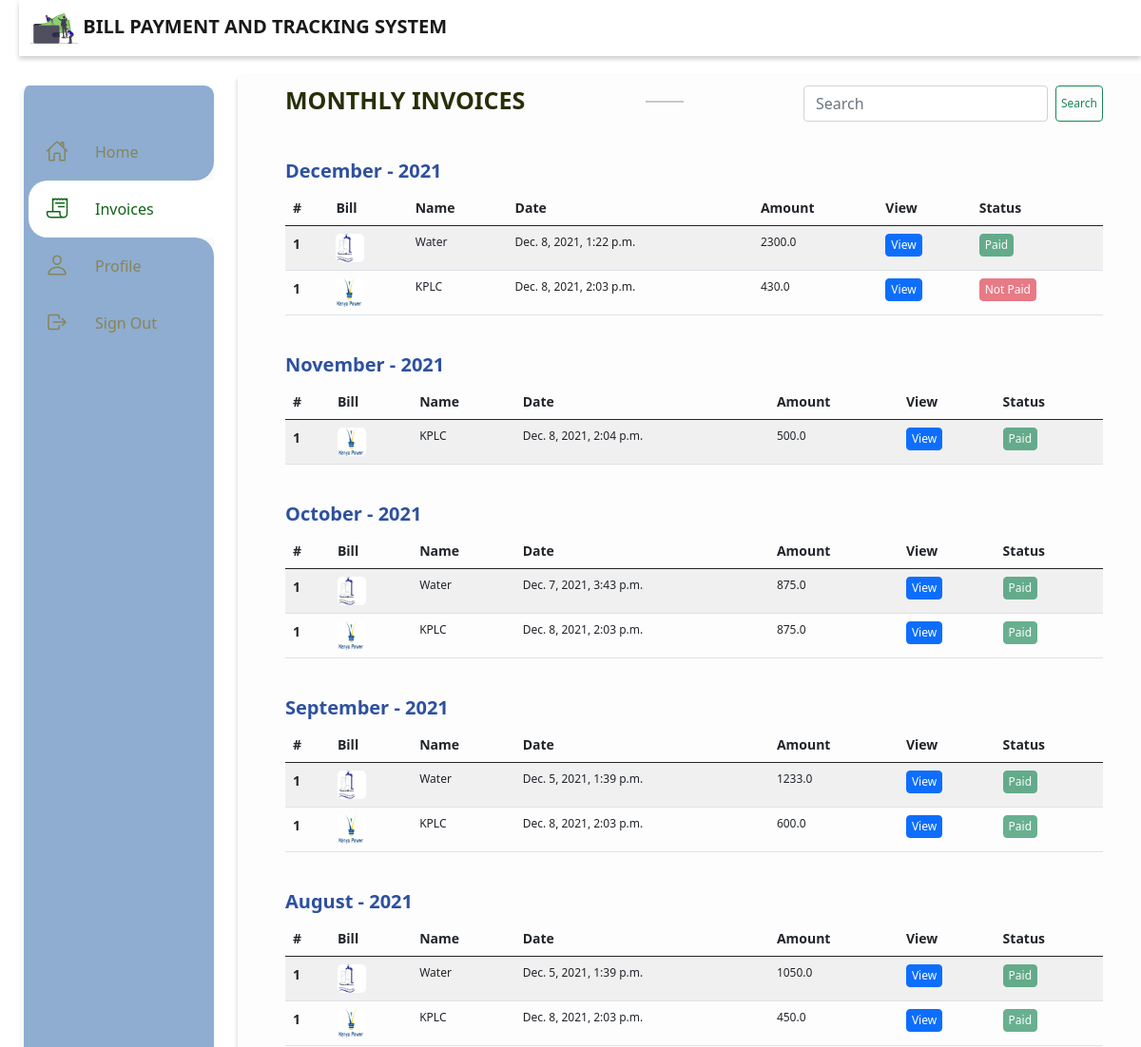
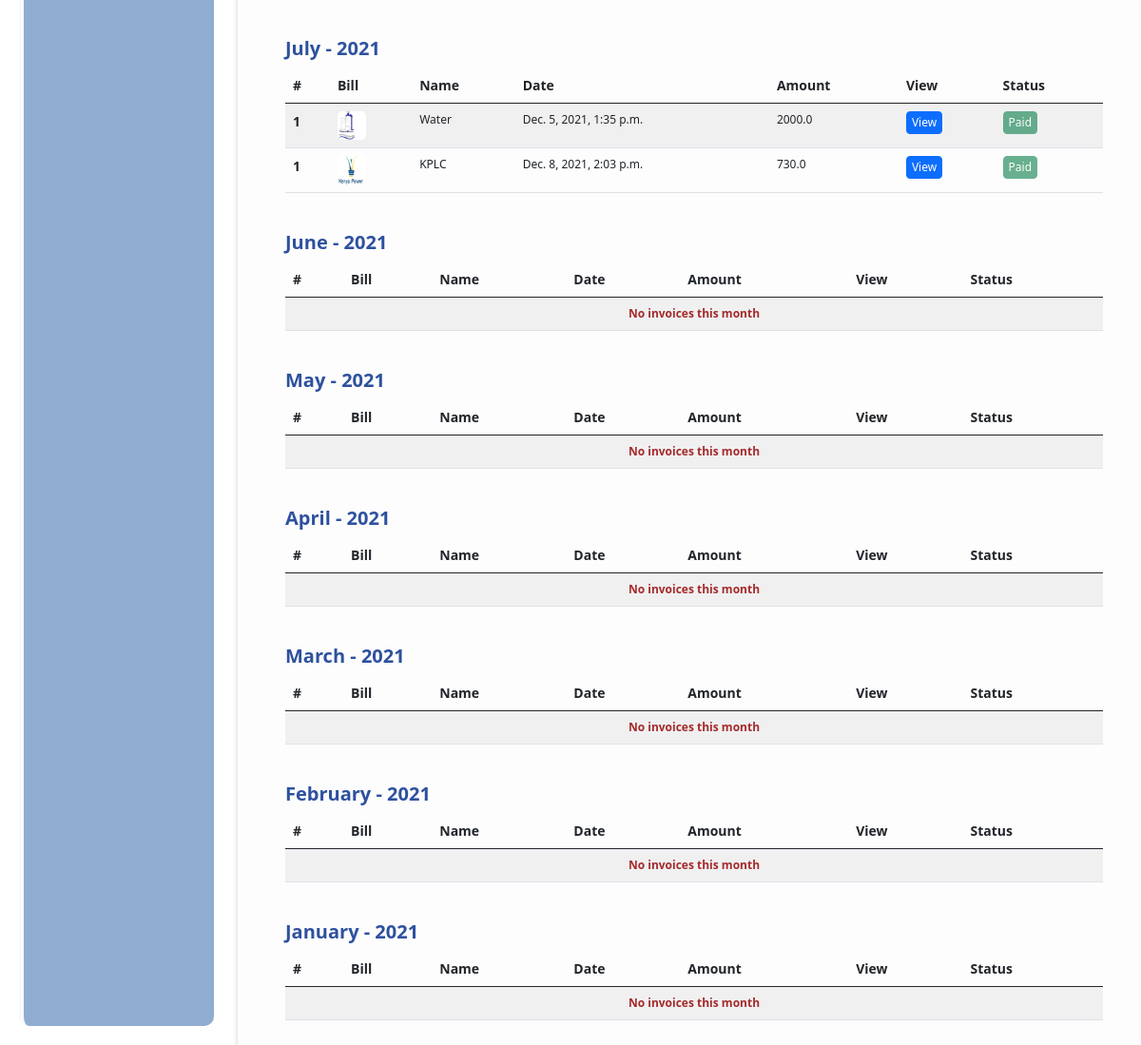
The app's page /invoices/ (signed in), older data (2 pictures, top to bottom).
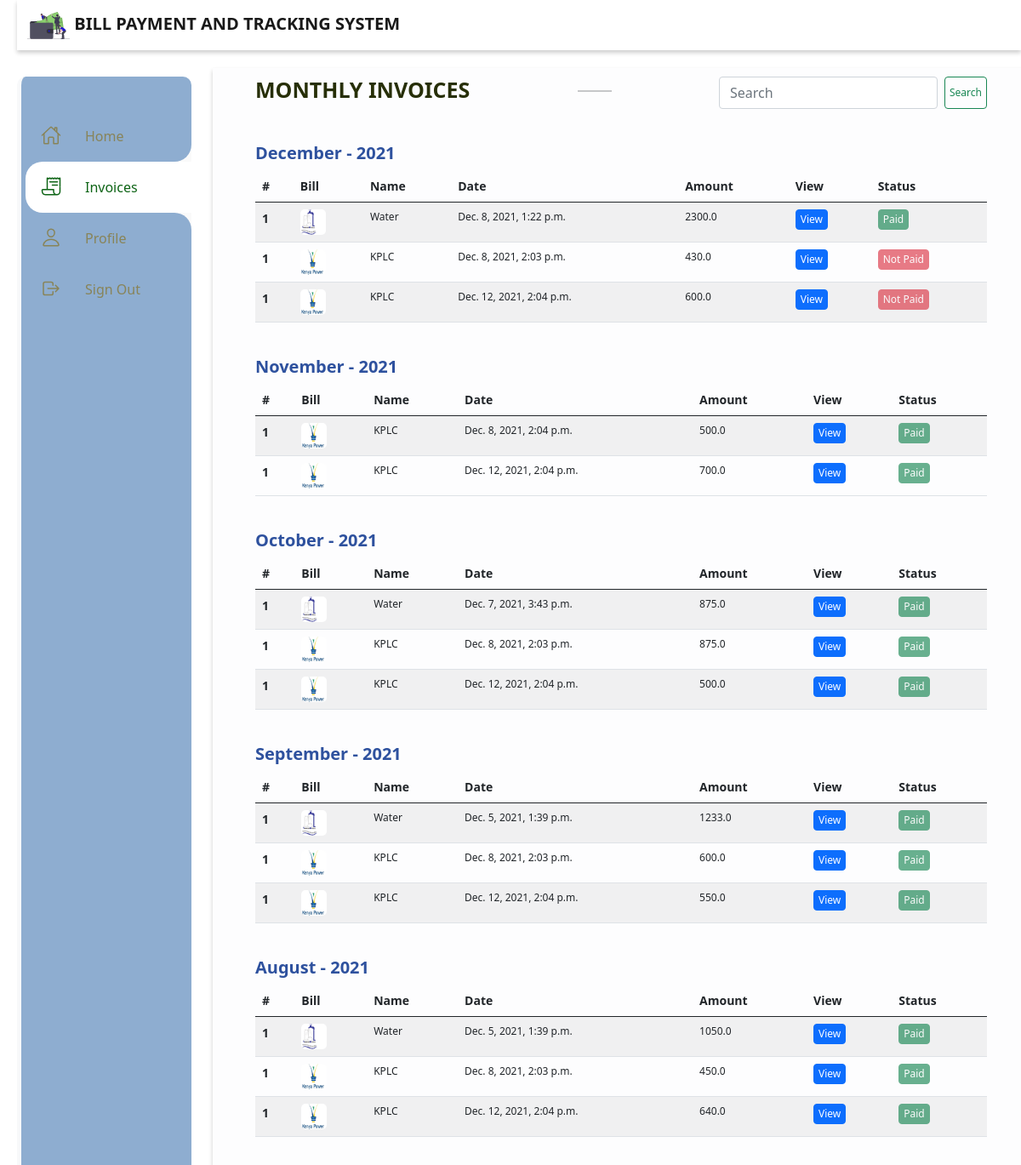
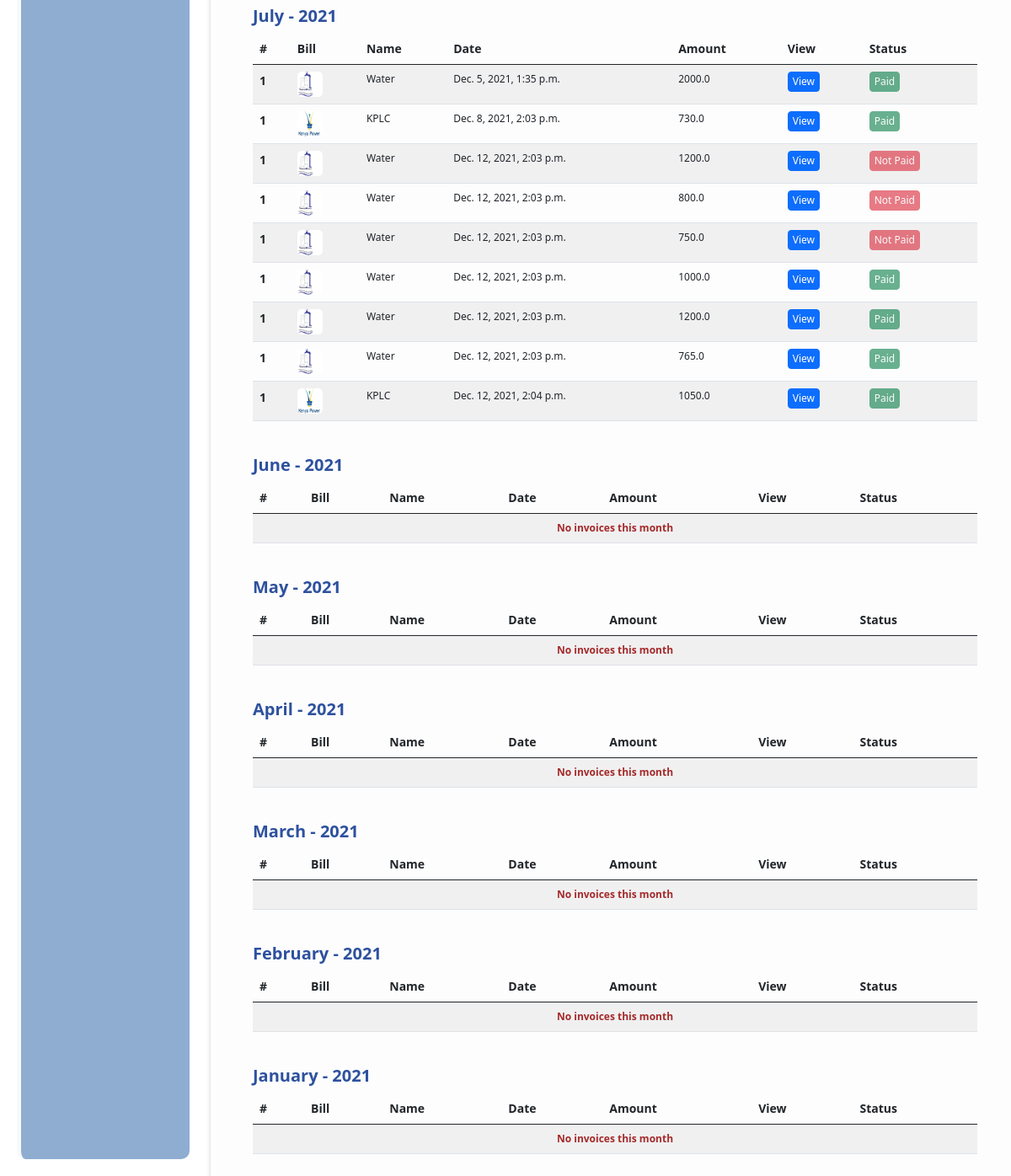
The same page, newer data (2 pictures, top to bottom).
### main/models.py (models this page shows, shortened)
class BaseModel(models.Model):
    created_date = models.DateTimeField(auto_now_add=True)
    modified_date = models.DateTimeField(auto_now=True)
    class Meta:
        abstract = True

class Bill(BaseModel):
	my_subscription 	= models.ForeignKey(MySubscription, on_delete=models.CASCADE)
	for_date			= models.DateField(blank=True, null=True)
	credit 				= models.FloatField()
	debit 				= models.FloatField()
	units 				= models.FloatField(default=0.0)

class MySubscription(BaseModel):
	user 			= models.ForeignKey(User, on_delete=models.CASCADE)
	subscription 	= models.ForeignKey(Subscription, on_delete=models.CASCADE)
	account_no 		= models.CharField(max_length=100)

class Subscription(models.Model):
	name 	= models.CharField(max_length=50)
	pic 	= models.ImageField(upload_to="./subscriptions")

### main/views.py (the view)
# urls.py: path('invoices/', invoices, name="invoices"),
@login_required
def invoices(request):
	if request.user.is_superuser == True:
		return redirect("admin:index")
	template_name = "invoices.html"
	invoices_list = Bill.objects.all()
	i = create_months_dict(invoices_list)
	query = request.GET.get("query")
	if query:
		i = list(filter(lambda bill: query.lower() in bill["title"].lower(), i))
	context = {
		"nbar":"invoices",
		"invoices":i,
		"query": query,
	}
	return render(request, template_name, context)

### main/views.py (called while the page is built)
def create_months_dict(bills):
	months = ["January", "February", "March", "April", "May", "June", "July", "August", "September", "October", "November", "December"]
	l = {}
	ls = []
	months.reverse()
	for month in months:
		l[(2021, month)] = {"title": month, "bills":[]}
	for bill in bills:
		m = 12 - bill.for_date.month
		month = months[m]
		if bill.credit - bill.debit <= 0:
			l[(2021, month)]["bills"].append({"bill":bill, "paid": True})
		else:
			l[(2021, month)]["bills"].append({"bill":bill, "status":False})
	for key in list(l.keys()):
		ls.append(l[key])
	return ls

### main/templates/invoices.html (shortened to what this page needs)
{% extends "base.html" %}
{% load static %}
{% block content %}
	<div class="" style="margin-bottom: 30px; display: flex; justify-content: space-between;">
		<h3 style="font-size: 25px; color: #272f07">MONTHLY INVOICES</h3>
		<hr style="width: 40px; height: 2px">
		<form class="d-flex" method="get" action="">
			{% if query %}
	        	<input class="form-control me-2" type="search" placeholder="Search" aria-label="Search" name="query" value="{{query}}">
	        {% else %}
	        	<input class="form-control me-2" type="search" placeholder="Search" aria-label="Search" name="query">
	        {% endif %}
	        <button class="btn btn-outline-success" type="submit">Search</button>
	      </form>
	</div>
	{% for invoice in invoices %}
	<div class="third-row">
		<h3>{{invoice.title}} - 2021</h3>
		<table class="table table-striped">
		  <thead>
		    <tr>
		    	<th scope="col">#</th>
		      <th scope="col">Bill</th>
		      <th scope="col">Name</th>
		      <th scope="col">Date</th>
		      <th scope="col">Amount</th>
		      <th scope="col">View</th>
		      <th scope="col">Status</th>
		    </tr>
		  </thead>
		  <tbody>
			{% if invoice.bills %}
			  	{% for bill in invoice.bills %}
			    <tr>
			      <th scope="row">1</th>
			      <td>
			      	{% if bill.bill.my_subscription.subscription.pic %}
			      		<img src="{{bill.bill.my_subscription.subscription.pic.url}}" alt="bill">
			      	{% endif %}
			      </td>
			      <td>{{bill.bill.my_subscription.subscription.name}}</td>
			      <td>{{bill.bill.modified_date}}</td>
			      <td>{{bill.bill.credit}}</td>
			      <td>
			      	<a href="{% url 'main:invoice' bill.bill.id%}" class="btn btn-primary">View</a>
			      </td>
			      <td>
					{% if bill.paid%}
			      	<button type="button" class="btn btn-success" disabled>Paid</button>
			      	{% else %}
			      	<button type="button" class="btn btn-danger" disabled>Not Paid</button>
			      	{% endif %}
			      </td>
			    </tr>
			    {% endfor %}
			{% else %}
				<tr>
					<td colspan="7">
						<div align="center" style="color: brown; font-weight: bold;">
							No invoices this month
						</div>
					</td>
				</tr>
			{% endif %}
		  </tbody>
		</table>
	</div>
	{% endfor %}
{% endblock %}

### main/templates/base.html (shortened to what this page needs)
<!DOCTYPE html>
{% load static %}
<html lang="en">
<head>
	<link href="https://cdn.jsdelivr.net/npm/bootstrap@5.0.2/dist/css/bootstrap.min.css" rel="stylesheet">
	<link rel="stylesheet" href="https://cdnjs.cloudflare.com/ajax/libs/font-awesome/4.7.0/css/font-awesome.min.css">
	<link rel="stylesheet" href="https://cdnjs.cloudflare.com/ajax/libs/bxslider/4.2.15/jquery.bxslider.min.css">
	<link rel="stylesheet" href="https://cdn.jsdelivr.net/npm/responsive-tabs@1.6.3/css/responsive-tabs.css">
	<link rel="stylesheet" href="https://cdnjs.cloudflare.com/ajax/libs/animate.css/3.7.2/animate.min.css">
	<link rel="stylesheet" href="{% static 'css/owl.carousel.min.css' %}">
    <link rel="stylesheet" href="{% static 'css/owl.theme.default.min.css' %}">
	<link rel="stylesheet" type="text/css" href="{% static 'css/base.css' %}">
</head>
<body>
	<div class="container-fluid">
		<nav class="navbar navbar-light fixed-top" style="background: #ffffff">
		  <div class="container-fluid">
		    <a class="navbar-brand" href="#">
		      <img src="{% static 'images/reg.svg' %}" alt="" width="50" class="d-inline-block align-text-top">
		      BILL PAYMENT AND TRACKING SYSTEM
		    </a>
		  </div>
		</nav>
	</div>
	<div class="navigation">
		<ul>
			<li class="list {% if nbar == 'home' %}active{% endif %}">
				<a href="{% url 'main:index'%}">
					<span class="icon">
						<ion-icon name="home-outline"></ion-icon>
					</span>
					<span class="title">Home</span>
				</a>
			</li>
			<li class="list {% if nbar == 'invoices' %}active{% endif %}">
				<b></b>
				<b></b>
				<a href="{% url 'main:invoices'%}">
					<span class="icon">
						<ion-icon name="receipt-outline"></ion-icon>
					</span>
					<span class="title">Invoices</span>
				</a>
			</li>
			<li class="list  {% if nbar == 'profile' %}active{% endif %}">
				<a href="{% url 'main:profile'%}">
					<span class="icon">
						<ion-icon name="person-outline"></ion-icon>
					</span>
					<span class="title">Profile</span>
				</a>
			</li>
			<li class="list">
				<a href="{% url 'accounts:logout'%}">
					<span class="icon">
						<ion-icon name="log-out-outline"></ion-icon>
					</span>
					<span class="title">Sign Out</span>
				</a>
			</li>
		</ul>
	</div>
	<div class="container home-main">
		{% block content %}
		{% endblock %}
	</div>
</body>
</html>

### static/css/base.css (style rules this page uses)
* { margin: 0; padding: 0; box-sizing: border-box; }
body { min-height: 100vh; background: #ffffff; }
a { text-decoration: none; }
.navbar { margin-left: 20px !important; box-shadow: 0 3px 5px rgb(0 0 0 / 0.2); }
.navbar a { font-weight: bold; }
.navigation { position: fixed; top: 90px; left: 20px; bottom: 20px; width: 200px; border-radius: 10px; box-sizing: initial; border-left: 5px solid #f8f9fa; background: #8eadd0; transition: width 0.5s; overflow-x: hidden; }
.container { padding: 50px 70px; }
.navigation ul { position: absolute; top: 0; left: 0; width: 100%; padding-left: 5px; padding-top: 40px; }
.navigation ul li { position: relative; list-style: none; width: 100%; border-top-left-radius: 20px; border-bottom-left-radius: 20px; }
.navigation ul li.active { background: #ffffff; }
.navigation ul li b:nth-child(1) { position: absolute; top: -20px; height: 20px; width: 100%; background: #fafafa; display: none; }
.navigation ul li b:nth-child(1)::before { content: ""; position: absolute; top: 0; left: 0; width: 100%; height: 100%; border-bottom-right-radius: 20px; background: #8eadd0; }
.navigation ul li b:nth-child(2) { position: absolute; bottom: -20px; height: 20px; width: 100%; background: #fafafa; display: none; }
.navigation ul li b:nth-child(2)::before { content: ""; position: absolute; top: 0; left: 0; width: 100%; height: 100%; border-top-right-radius: 20px; background: #8eadd0; }
.navigation ul li.active b:nth-child(1), .navigation ul li.active b:nth-child(2) { display: block; }
.navigation ul li a { position: relative; display: block; width: 100%; display: flex; text-decoration: none; color: #888459 }
.navigation ul li.active a { color: #0e6416; }
.navigation ul li a .icon { position: relative; display: block; min-width: 60px; height: 60px; line-height: 70px; text-align: center; }
.navigation ul li a .icon ion-icon { font-size: 1.5em; }
.navigation ul li a .title { position: relative; display: block; padding-left: 10px; height: 60px; line-height: 60px; white-space: normal; }
.home-main { background: #fdfdfe; position: relative; top: 80px; margin-left: 250px; width: 80%; padding: 10px 50px; min-height: 650px; box-shadow: 0 3px 5px rgb(0 0 0 / 0.2); }
.home-main h3 { color: #2e519e; font-weight: bold; font-size: 20px; }
.third-row { margin-top: 40px }
table img { height: 30px; width: 30px; border-radius: 5px; }
th { font-size: 14px !important; }
td { font-size: 12px !important; }
.btn { padding: 2px 5px !important; font-size: 12px; }

Row changes from the older to the newer data that the page shows:
added Bill: bill.my_subscription.subscription.pic (picture), bill.my_subscription.subscription.name "KPLC", bill.modified_date "Dec. 12, 2021, 2:04 p.m.", bill.credit "600.0", shows "Not Paid", shown under "December"
added Bill: bill.my_subscription.subscription.pic (picture), bill.my_subscription.subscription.name "KPLC", bill.modified_date "Dec. 12, 2021, 2:04 p.m.", bill.credit "700.0", shows "Paid", shown under "November"
added Bill: bill.my_subscription.subscription.pic (picture), bill.my_subscription.subscription.name "KPLC", bill.modified_date "Dec. 12, 2021, 2:04 p.m.", bill.credit "500.0", shows "Paid", shown under "October"
added Bill: bill.my_subscription.subscription.pic (picture), bill.my_subscription.subscription.name "KPLC", bill.modified_date "Dec. 12, 2021, 2:04 p.m.", bill.credit "550.0", shows "Paid", shown under "September"
added Bill: bill.my_subscription.subscription.pic (picture), bill.my_subscription.subscription.name "KPLC", bill.modified_date "Dec. 12, 2021, 2:04 p.m.", bill.credit "640.0", shows "Paid", shown under "August"
added Bill: bill.my_subscription.subscription.pic (picture), bill.my_subscription.subscription.name "Water", bill.modified_date "Dec. 12, 2021, 2:03 p.m.", bill.credit "1200.0", shows "Not Paid", shown under "July"
added Bill: bill.my_subscription.subscription.pic (picture), bill.my_subscription.subscription.name "Water", bill.modified_date "Dec. 12, 2021, 2:03 p.m.", bill.credit "800.0", shows "Not Paid", shown under "July"
added Bill: bill.my_subscription.subscription.pic (picture), bill.my_subscription.subscription.name "Water", bill.modified_date "Dec. 12, 2021, 2:03 p.m.", bill.credit "750.0", shows "Not Paid", shown under "July"
added Bill: bill.my_subscription.subscription.pic (picture), bill.my_subscription.subscription.name "Water", bill.modified_date "Dec. 12, 2021, 2:03 p.m.", bill.credit "1000.0", shows "Paid", shown under "July"
added Bill: bill.my_subscription.subscription.pic (picture), bill.my_subscription.subscription.name "Water", bill.modified_date "Dec. 12, 2021, 2:03 p.m.", bill.credit "1200.0", shows "Paid", shown under "July"
added Bill: bill.my_subscription.subscription.pic (picture), bill.my_subscription.subscription.name "Water", bill.modified_date "Dec. 12, 2021, 2:03 p.m.", bill.credit "765.0", shows "Paid", shown under "July"
added Bill: bill.my_subscription.subscription.pic (picture), bill.my_subscription.subscription.name "KPLC", bill.modified_date "Dec. 12, 2021, 2:04 p.m.", bill.credit "1050.0", shows "Paid", shown under "July"
